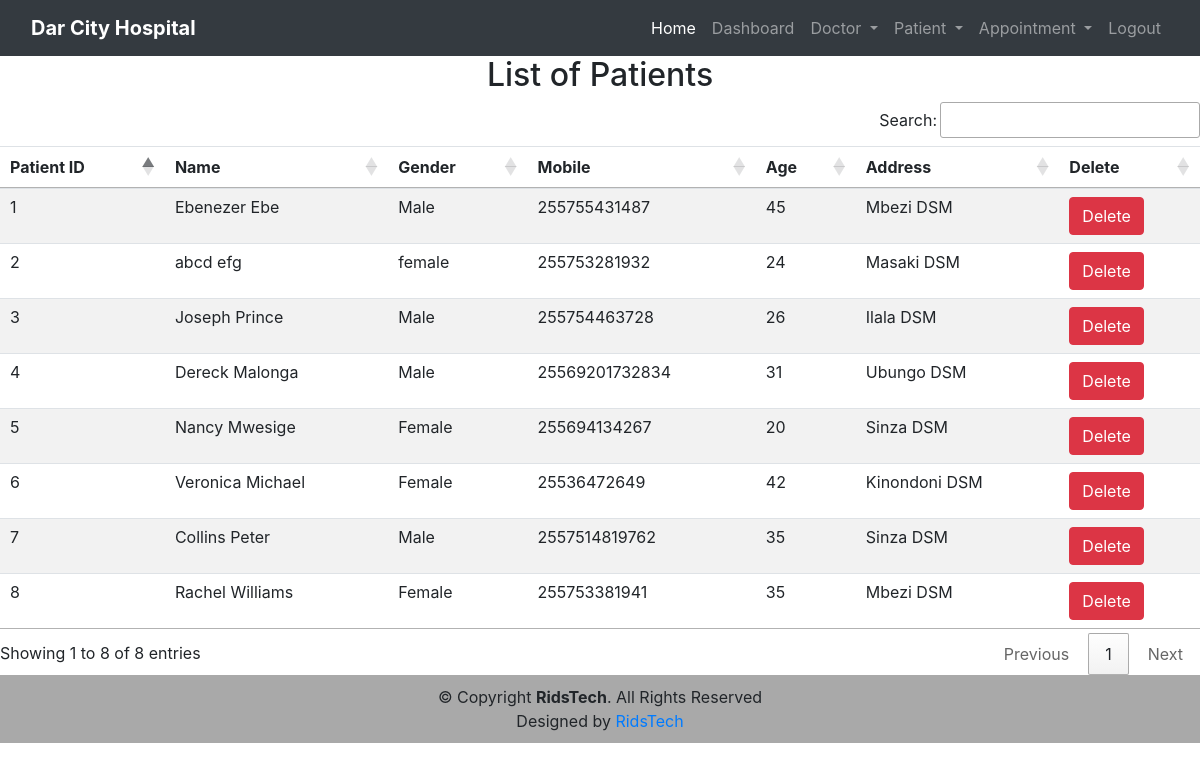
/view_patient (signed in), run on the app's committed database.
### hospital/models.py (models this page shows, shortened)
class Patient(models.Model):
    name=models.CharField(max_length=100)
    gender=models.CharField(max_length=100)
    mobile=models.IntegerField(null=True)
    age=models.IntegerField(null=True)
    address=models.TextField()

### hospital/views.py (the view)
# urls.py: path('view_patient',views.view_patient,name='view_patient'),
def view_patient(request):
    if not request.user.is_staff:
        redirect('login')
    patients=Patient.objects.all()
    return render(request,'view_patient.html',{'patients':patients})

### templates/view_patient.html (shortened to what this page needs)
{% include 'navigation.html' %}
{% include 'base.html' %}
{% block content %}
<div>
    <h2 class="text-center">List of Patients</h2>
    <table id="example" class="table table-striped table-hover">
        <thead>
            <tr>
                <th>Patient ID</th>
                <th>Name</th>
                <th>Gender</th>
                <th>Mobile</th>
                <th>Age</th>
                <th>Address</th>
                <th>Delete</th>
            </tr>
        </thead>
        <tbody>
            {% for patient in patients%}
            <tr>
                <td>{{patient.id}}</td>
                <td>{{patient.name}}</td>
                <td>{{patient.gender}}</td>
                <td>{{patient.mobile}}</td>
                <td>{{patient.age}}</td>
                <td>{{patient.address}}</td>
                <td><a href=" /delete_patient/{{patient.id}}" class="btn btn-danger" onclick="return confirm('Are you sure you want to delete this?')">Delete</a></td>
            </tr>
            {% endfor %}
        </tbody>
    </table>
</div>
{% endblock content %}
  <footer id="footer">
    <div class="footer-bottom bottom-fixed">
      <div class="container">
        <div class="row">
    <div class="container">
      <div class="copyright">
        &copy; Copyright <strong><span>RidsTech</span></strong>. All Rights Reserved
      </div>
      <div class="credits">
        Designed by <a href="https://ridstech.com/">RidsTech</a>
      </div>
    </div>
  </footer>

### templates/navigation.html (style rules this page uses)
body { padding-top: 56px; }

### templates/view_patient.html (style rules this page uses)
footer { position: dynamic; bottom: 0; width: 100%; background-color: darkgray; text-align: center; padding: 10px; }

### data on the page
Patient: id "1", name "Ebenezer Ebe", gender "Male", mobile "255755431487", age "45", address "Mbezi DSM"
Patient: id "2", name "abcd efg", gender "female", mobile "255753281932", age "24", address "Masaki DSM"
Patient: id "3", name "Joseph Prince", gender "Male", mobile "255754463728", age "26", address "Ilala DSM"
Patient: id "4", name "Dereck Malonga", gender "Male", mobile "25569201732834", age "31", address "Ubungo DSM"
Patient: id "5", name "Nancy Mwesige", gender "Female", mobile "255694134267", age "20", address "Sinza DSM"
Patient: id "6", name "Veronica Michael", gender "Female", mobile "25536472649", age "42", address "Kinondoni DSM"
Patient: id "7", name "Collins Peter", gender "Male", mobile "2557514819762", age "35", address "Sinza DSM"
Patient: id "8", name "Rachel Williams", gender "Female", mobile "255753381941", age "35", address "Mbezi DSM"
